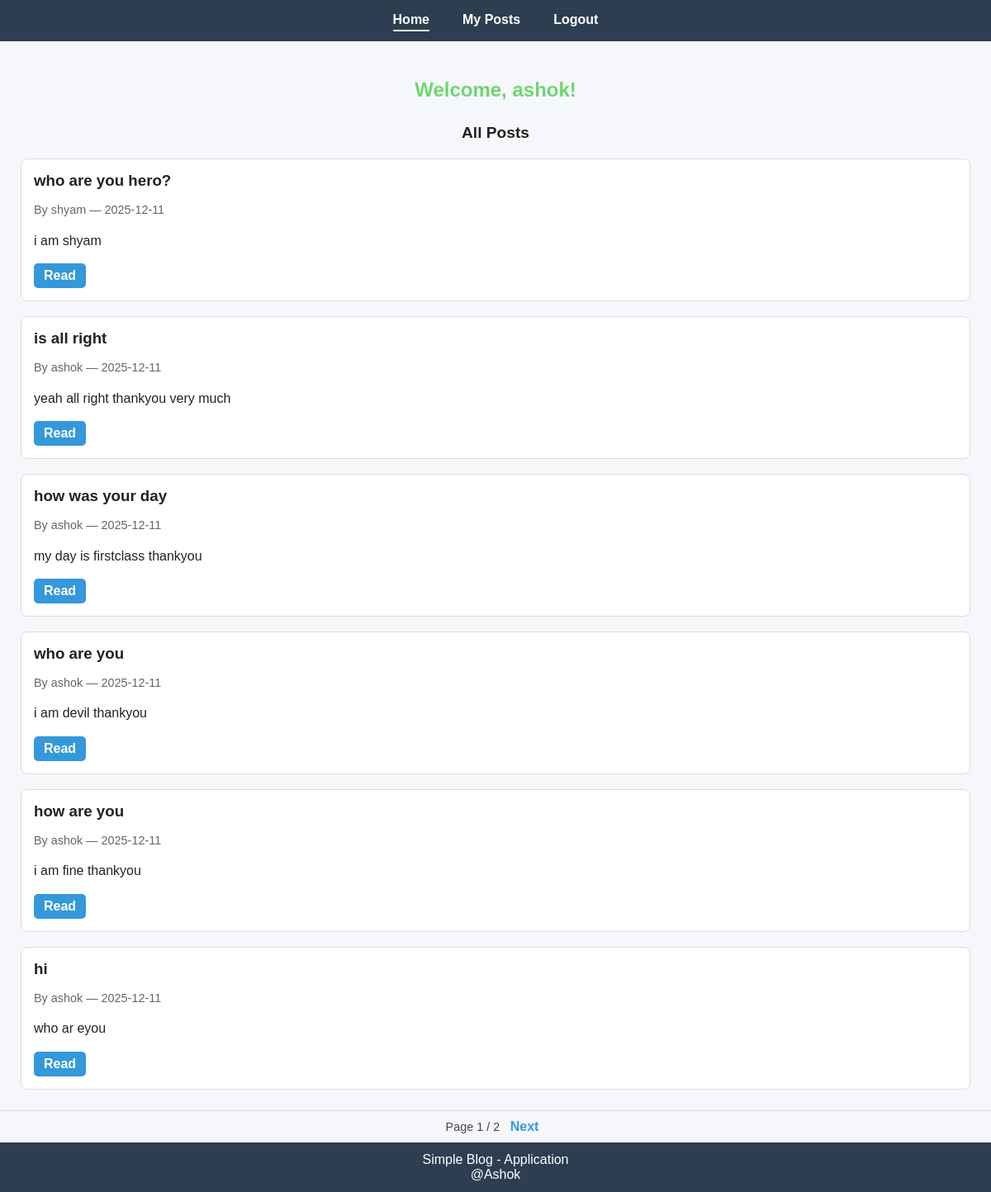
The page /home (signed in) on the database as committed earlier.
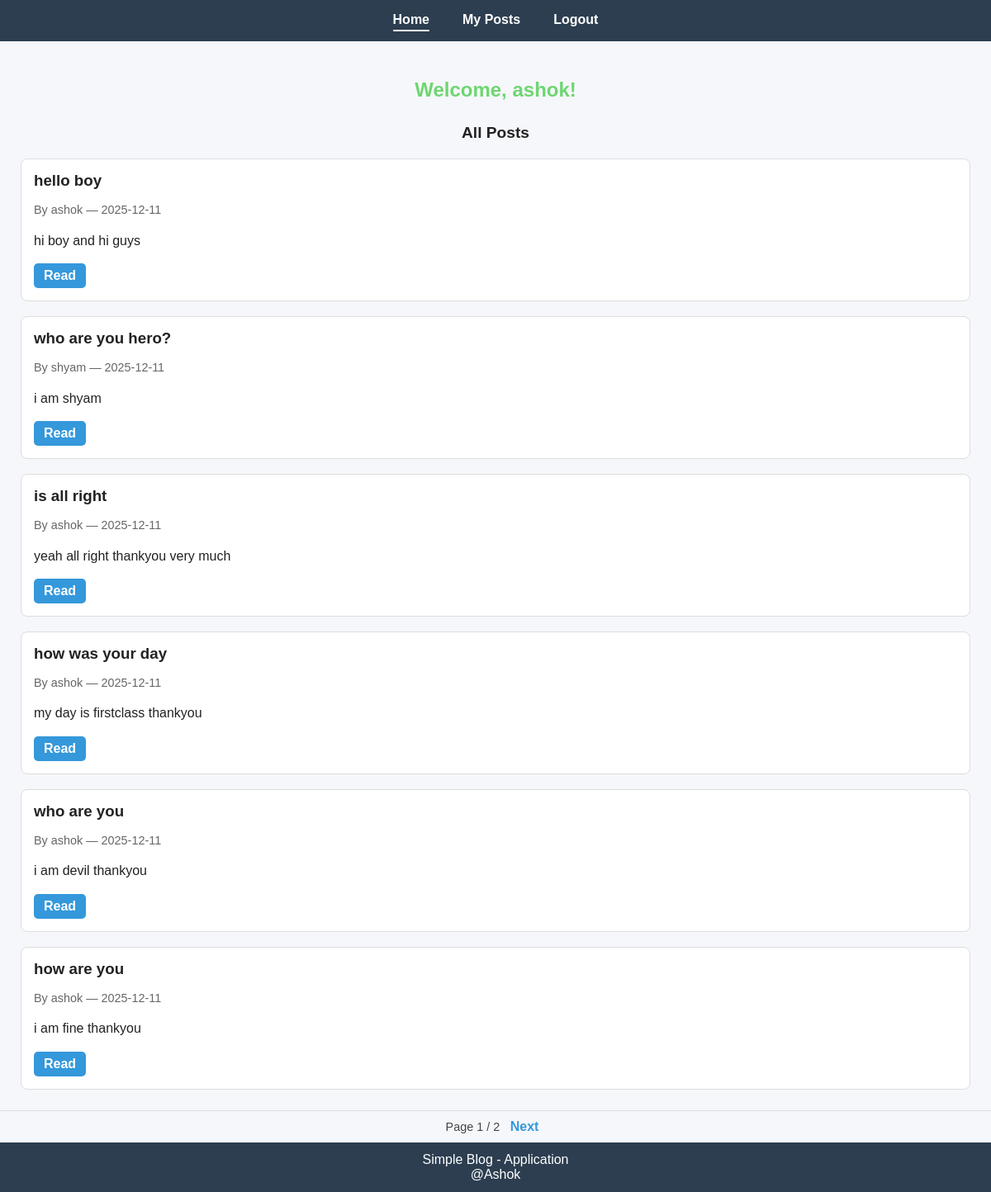
The same page on the database as committed later.
### models.py (models this page shows, shortened)
class User(db.Model):
    id = db.Column(db.Integer, primary_key=True)
    username = db.Column(db.String(80), unique=True, nullable=False)
    email = db.Column(db.String(120), unique=True, nullable=False)
    password_hash = db.Column(db.String(255), nullable=False)

class Post(db.Model):
    id = db.Column(db.Integer, primary_key=True)
    title = db.Column(db.String(200), nullable=False)
    body = db.Column(db.Text, nullable=False)
    created_at = db.Column(db.DateTime, default=datetime.utcnow)
    author_id = db.Column(db.Integer, db.ForeignKey('user.id'))
    author = db.relationship('User', backref=db.backref('posts', lazy=True))

### app.py (the view)
@app.route('/home')
def home():
    user = get_current_user()
    if not user:
        return redirect(url_for('login'))
    page = request.args.get('page', 1, type=int)
    posts = Post.query.order_by(Post.created_at.desc()).paginate(
        page=page, per_page=POSTS_PER_PAGE
    )
    return render_template('home.html', posts=posts, user=user)

### app.py (called while the page is built)
def get_current_user():
    uid = session.get('user_id')
    if not uid:
        return None
    return db.session.get(User, uid)

### templates/home.html (shortened to what this page needs)
{% extends 'base.html' %}
{% block content %}
<h2 class="welcome-msg">Welcome, {{ user.username }}!</h2>
<p class="all-posts-heading">All Posts</p>
<div class="posts">
  {% if posts.items %}
    {% for post in posts.items %}
    <article class="post">
        <h3>{{ post.title }}</h3>
        <p class="meta">
          By {{ post.author.username if post.author else 'Unknown' }} — {{ post.created_at.strftime('%Y-%m-%d') }}
        </p>
        <p>{{ post.body[:150] }}{% if post.body|length > 150 %}...{% endif %}</p>
        <div class="actions">
          <a href="/post/{{ post.id }}">Read</a>
        </div>
    </article>
    {% endfor %}
  {% else %}
    <p style="text-align:center; color:#666;">No posts available.</p>
  {% endif %}
</div>
{% endblock %}
{% block bottom_controls %}
<div class="pagination">
  <span>Page {{ posts.page }} / {{ posts.pages }}</span>
  {% if posts.has_next %}
  <a href="{{ url_for('home', page=posts.next_num) }}">Next</a>
  {% endif %}
</div>
{% endblock %}

### templates/base.html (shortened to what this page needs)
<!DOCTYPE html>
<html>
<head>
    <link rel="stylesheet" href="/static/style.css">
</head>
<body>
    <header>
        {% if user %}
        <nav>
            <a href="{{ url_for('home') }}" class="{% if request.path == '/home' %}active{% endif %}">Home</a>
            <a href="{{ url_for('my_posts') }}" class="{% if request.path == '/myposts' %}active{% endif %}">My Posts</a>
            <a href="{{ url_for('logout') }}">Logout</a>
        </nav>
        {% endif %}
    </header>
    <main class="main-content">
        {% block content %}{% endblock %}
    </main>
    <div class="bottom-wrapper">
        {% block bottom_controls %}{% endblock %}
    </div>
    <footer>
        <p>Simple Blog - Application</p>
        <p>@Ashok</p>
    </footer>
</body>
</html>

### static/style.css (style rules this page uses)
body { font-family: Arial, sans-serif; margin: 0; padding: 0; background: #f6f7fb; color: #222; display: flex; flex-direction: column; min-height: 100vh; }
header { background: #2c3e50; padding: 15px 20px; }
nav { display: flex; justify-content: center; gap: 40px; }
nav a { color: white; text-decoration: none; font-weight: bold; padding-bottom: 2px; position: relative; }
nav a.active::after { content: ''; position: absolute; bottom: -3px; left: 0; width: 100%; height: 2px; background-color:white; border-radius: 1px; }
footer { background: #2c3e50; color: white; text-align: center; padding: 12px; margin-top: auto; }
footer p { margin: 0; }
main { flex: 1; padding: 25px; display: flex; flex-direction: column; }
.posts { display: grid; grid-template-columns: 1fr; gap: 18px; }
.post { background: white; padding: 15px; border-radius: 8px; border: 1px solid #ddd; }
.post h2, .post h3 { margin: 0 0 10px 0; }
.post p { line-height: 1.4; }
.meta { font-size: 0.9em; color: #666; margin-bottom: 8px; }
.actions a { padding: 6px 12px; border-radius: 5px; text-decoration: none; color: white; font-weight: bold; margin-right: 8px; transition: background 0.2s; display: inline-block; }
.actions a[href^="/post"] { background-color: #3498db; }
.welcome-msg { text-align: center; color: #6ed670; font-weight: bold; margin-bottom: 8px; }
.all-posts-heading { text-align: center; font-size: 1.2em; margin-bottom: 20px; font-weight: bold; color: #222; }
.bottom-wrapper { margin-top: auto; padding: 10px 0; text-align: center; background: #f6f7fb; border-top: 1px solid #ddd; }
.pagination a { color: #3498db; text-decoration: none; font-weight: bold; margin: 0 8px; }
.pagination span { font-size: 0.9em; color: #444; }

Rows that differ between the two databases and show on the page:
removed Post: title "hi", author "ashok", created_at "2025-12-11", body "who ar eyou"
added Post: title "hello boy", author "ashok", created_at "2025-12-11", body "hi boy and hi guys"
